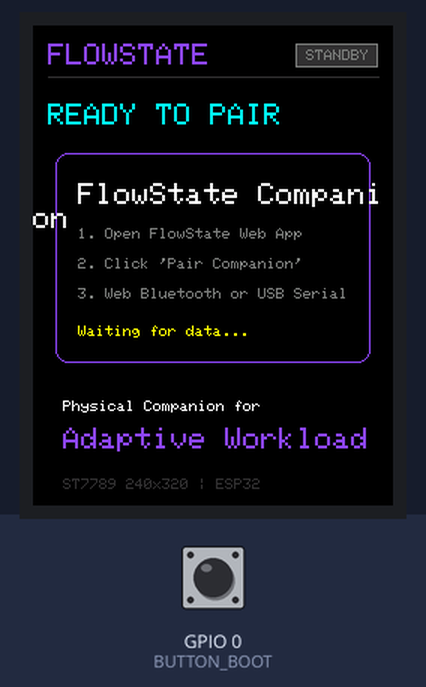
Bench run of a sketch on a simulated ESP32-S3. Shown: 240×320 colour display. The inputs (shaded band) are chosen by the test bench; at power-on: GPIO 0 (BUTTON_BOOT) HIGH. Nothing arrives over Bluetooth unless stated; a phone connects over Bluetooth LE 3 s after start; what the sketch prints to the serial monitor is not drawn.

Above: at 0.8 s.
At 4.3 s:
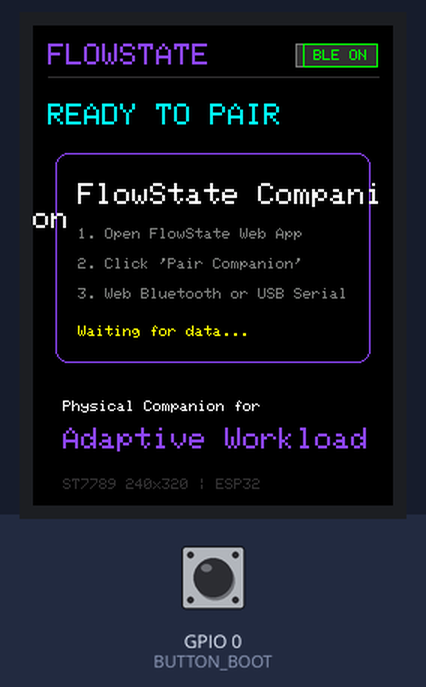
4.4 s: GPIO 0 (BUTTON_BOOT) pulled LOW for 0.15 s
At 5.1 s:
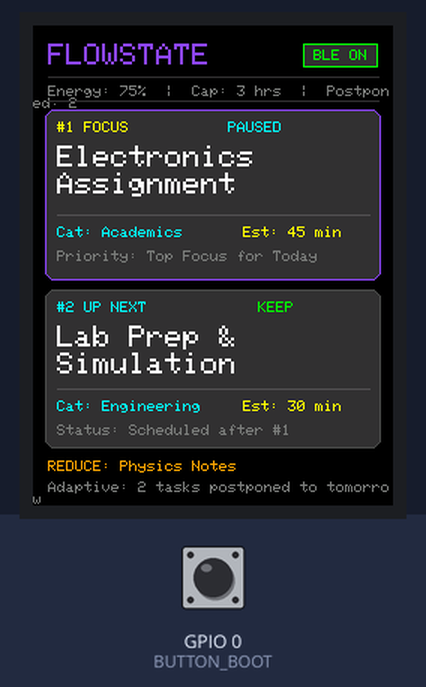
6.0 s: GPIO 0 (BUTTON_BOOT) pulled LOW for 1 s
At 6.9 s:
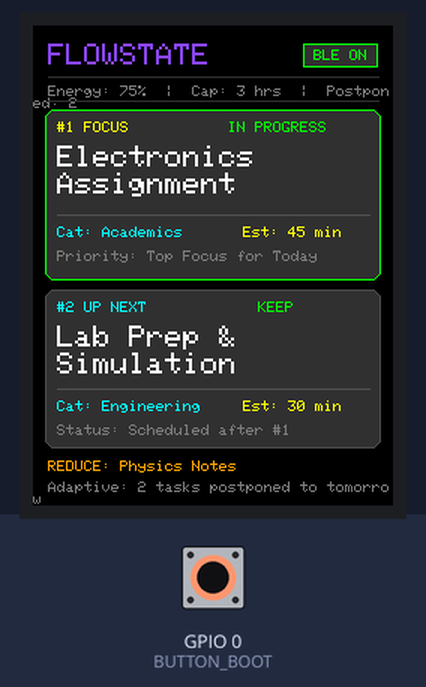
8.5 s: GPIO 0 (BUTTON_BOOT) pulled LOW for 3.2 s
At 9.7 s:
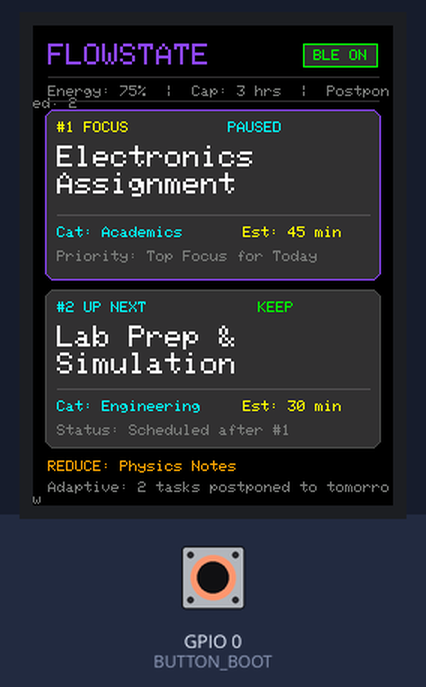
Timing chart, 0 to 11.5 s (numbered marks = the images above; inputs shaded):
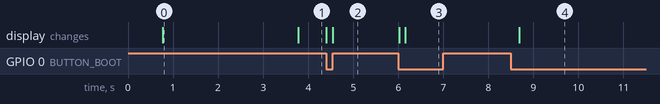

The sketch:

FlowState_H1.ino
```cpp
/**
 * FlowState Physical Companion Firmware
 *
 * Hardware Target:
 * - MCU: ESP32-WROOM-32 (Standard ESP32 DevKit)
 * - Display: GMT028-05 V1.1 (2.8" 240x320 TFT, ST7789, Portrait)
 * - Communication: Web Bluetooth (BLE GATT Server) + USB Serial (115200)
 *
 * Wiring (LOCKED):
 *   GND       -> GND
 *   VCC       -> 3.3V
 *   SCK       -> GPIO 18
 *   SDA/MOSI  -> GPIO 23
 *   RST       -> GPIO 22
 *   DC        -> GPIO 21
 *   CS        -> GPIO 5
 *   MISO      -> NOT CONNECTED
 *   BOOT BTN  -> GPIO 0 (On-board)
 */

#include <Arduino.h>
#include <SPI.h>
#include <Adafruit_GFX.h>
#include <Adafruit_ST7789.h>
#include <ArduinoJson.h>
#include <BLEDevice.h>
#include <BLEServer.h>
#include <BLEUtils.h>
#include <BLE2902.h>

// ==================================================
// 1. HARDWARE PIN DEFINITIONS (LOCKED BASELINE)
// ==================================================
#define TFT_CS    5
#define TFT_DC    21
#define TFT_RST   22
#define TFT_SCLK  18
#define TFT_MOSI  23

#define BUTTON_BOOT 0

// ==================================================
// 2. COLOR DEFINITIONS (16-bit Hex)
// ==================================================
#define COLOR_BLACK    0x0000
#define COLOR_WHITE    0xFFFF
#define COLOR_GREEN    0x07E0
#define COLOR_YELLOW   0xFFE0
#define COLOR_CYAN     0x07FF
#define COLOR_GREY     0x7BEF
#define COLOR_DARKGREY 0x3186
#define COLOR_PURPLE   0x8A3E  // FlowState Primary Violet
#define COLOR_ORANGE   0xFD20

// ==================================================
// 3. BLE GATT UUIDs
// ==================================================
#define SERVICE_UUID           "19b10000-e8f2-537e-4f6c-d104768a1214"
#define CHARACTERISTIC_RX_UUID "19b10001-e8f2-537e-4f6c-d104768a1214" // Web -> ESP32
#define CHARACTERISTIC_TX_UUID "19b10002-e8f2-537e-4f6c-d104768a1214" // ESP32 -> Web

// ==================================================
// 4. DISPLAY & BLE GLOBALS
// ==================================================

// ESP32 Arduino core 3.x removed VSPI/HSPI defines.
// VSPI was SPI bus 3 on classic ESP32 — define it if missing.
#ifndef VSPI
  #define VSPI 3
#endif

SPIClass tftSpi(VSPI);
Adafruit_ST7789 tft = Adafruit_ST7789(&tftSpi, TFT_CS, TFT_DC, TFT_RST);

BLEServer* pServer = nullptr;
BLECharacteristic* pTxCharacteristic = nullptr;
bool deviceConnected = false;
bool oldDeviceConnected = false;

String incomingBuffer = "";
String serialBuffer = "";

struct CompanionState {
  String task1Title = "Electronics Assignment";
  String task1Category = "Academics";
  int task1Mins = 45;
  String task1Status = "IN PROGRESS";

  String task2Title = "Lab Prep & Simulation";
  String task2Category = "Engineering";
  int task2Mins = 30;
  String task2Status = "KEEP";

  int energy = 75;
  int capacityMins = 210;
  String reduceTask = "Physics Notes";
  int moveCount = 2;
  bool hasData = false;
};

CompanionState currentState;
unsigned long lastButtonCheck = 0;
bool lastButtonState = HIGH;

void renderWaitingScreen();
void renderFullState();
void drawWrappedText(String text, int startX, int startY, int maxCharsPerLine, int lineSpacing, uint16_t color, int textSize);

// ==================================================
// 5. BLE CALLBACKS & PAYLOAD PROCESSOR
// ==================================================
class ServerCallbacks : public BLEServerCallbacks {
  void onConnect(BLEServer* pServer) override {
    deviceConnected = true;
    Serial.println("[BLE] Web client connected!");
  }

  void onDisconnect(BLEServer* pServer) override {
    deviceConnected = false;
    Serial.println("[BLE] Web client disconnected.");
  }
};

bool processJsonPayload(String jsonStr) {
  JsonDocument doc;
  DeserializationError err = deserializeJson(doc, jsonStr);

  if (!err) {
    Serial.println("[Payload] Valid FlowState JSON received!");

    // Top Task #1 (Focus / High Priority)
    if (doc["focus"].is<const char*>()) {
      currentState.task1Title = doc["focus"].as<String>();
    }
    if (doc["sub"].is<const char*>()) {
      currentState.task1Category = doc["sub"].as<String>();
    }
    if (doc["mins"].is<int>()) {
      currentState.task1Mins = doc["mins"].as<int>();
    }
    if (doc["status"].is<const char*>()) {
      currentState.task1Status = doc["status"].as<String>();
    }

    // Top Task #2 (Next Most Important / Keep)
    if (doc["keep1"].is<const char*>() && strlen(doc["keep1"].as<const char*>()) > 0) {
      currentState.task2Title = doc["keep1"].as<String>();
    } else if (doc["t2"].is<const char*>()) {
      currentState.task2Title = doc["t2"].as<String>();
    }
    if (doc["keep1_sub"].is<const char*>()) {
      currentState.task2Category = doc["keep1_sub"].as<String>();
    }
    if (doc["keep1_mins"].is<int>()) {
      currentState.task2Mins = doc["keep1_mins"].as<int>();
    }

    // Capacity & Adaptive recommendations
    if (doc["energy"].is<int>()) {
      currentState.energy = doc["energy"].as<int>();
    }
    if (doc["capacity"].is<int>()) {
      currentState.capacityMins = doc["capacity"].as<int>();
    }
    if (doc["reduce"].is<const char*>()) {
      currentState.reduceTask = doc["reduce"].as<String>();
    }
    if (doc["moveCount"].is<int>()) {
      currentState.moveCount = doc["moveCount"].as<int>();
    }

    currentState.hasData = true;
    renderFullState();
    return true;
  } else {
    Serial.print("[JSON Error] ");
    Serial.println(err.c_str());
    return false;
  }
}

class RxCallbacks : public BLECharacteristicCallbacks {
  void onWrite(BLECharacteristic* pCharacteristic) override {
    // ESP32 Arduino 3.x: getValue() returns Arduino String, not std::string
    String rxValue = pCharacteristic->getValue();
    if (rxValue.length() == 0) return;

    incomingBuffer += rxValue;

    int openBrace = incomingBuffer.indexOf('{');
    int closeBrace = incomingBuffer.lastIndexOf('}');

    if (openBrace >= 0 && closeBrace > openBrace) {
      String jsonStr = incomingBuffer.substring(openBrace, closeBrace + 1);
      incomingBuffer = incomingBuffer.substring(closeBrace + 1);

      if (processJsonPayload(jsonStr)) {
        if (pTxCharacteristic) {
          String ack = "{\"status\":\"ok\",\"received\":true}";
          pTxCharacteristic->setValue(ack.c_str());
          pTxCharacteristic->notify();
        }
      }
    }
  }
};

// ==================================================
// 6. UI RENDERING (240x320 PORTRAIT)
// ==================================================
void drawHeader() {
  tft.setTextColor(COLOR_PURPLE);
  tft.setTextSize(2);
  tft.setCursor(10, 12);
  tft.print("FLOWSTATE");

  tft.setTextSize(1);
  if (deviceConnected) {
    tft.fillRect(180, 12, 50, 16, COLOR_DARKGREY);
    tft.drawRect(180, 12, 50, 16, COLOR_GREEN);
    tft.setTextColor(COLOR_GREEN);
    tft.setCursor(187, 16);
    tft.print("BLE ON");
  } else {
    tft.fillRect(175, 12, 55, 16, COLOR_DARKGREY);
    tft.drawRect(175, 12, 55, 16, COLOR_GREY);
    tft.setTextColor(COLOR_GREY);
    tft.setCursor(182, 16);
    tft.print("STANDBY");
  }

  tft.drawLine(10, 34, 230, 34, COLOR_DARKGREY);
}

void renderWaitingScreen() {
  tft.fillScreen(COLOR_BLACK);
  drawHeader();

  tft.setTextColor(COLOR_CYAN);
  tft.setTextSize(2);
  tft.setCursor(10, 52);
  tft.print("READY TO PAIR");

  tft.drawRoundRect(15, 85, 210, 140, 8, COLOR_PURPLE);
  tft.fillRoundRect(16, 86, 208, 138, 7, COLOR_BLACK);

  tft.setTextColor(COLOR_WHITE);
  tft.setTextSize(2);
  tft.setCursor(30, 105);
  tft.print("FlowState Companion");

  tft.setTextColor(COLOR_GREY);
  tft.setTextSize(1);
  tft.setCursor(30, 135);
  tft.print("1. Open FlowState Web App");
  tft.setCursor(30, 155);
  tft.print("2. Click 'Pair Companion'");
  tft.setCursor(30, 175);
  tft.print("3. Web Bluetooth or USB Serial");

  tft.setTextColor(COLOR_YELLOW);
  tft.setTextSize(1);
  tft.setCursor(30, 200);
  tft.print("Waiting for data...");

  tft.setTextColor(COLOR_WHITE);
  tft.setTextSize(1);
  tft.setCursor(20, 250);
  tft.print("Physical Companion for");
  tft.setTextColor(COLOR_PURPLE);
  tft.setTextSize(2);
  tft.setCursor(20, 268);
  tft.print("Adaptive Workload");

  tft.setTextColor(COLOR_DARKGREY);
  tft.setTextSize(1);
  tft.setCursor(20, 302);
  tft.print("ST7789 240x320 | ESP32");
}

void drawWrappedText(String text, int startX, int startY, int maxCharsPerLine, int lineSpacing, uint16_t color, int textSize) {
  tft.setTextColor(color);
  tft.setTextSize(textSize);
  if (text.length() <= maxCharsPerLine) {
    tft.setCursor(startX, startY);
    tft.print(text);
  } else {
    int splitIdx = text.lastIndexOf(' ', maxCharsPerLine);
    if (splitIdx == -1 || splitIdx < 4) splitIdx = maxCharsPerLine;
    String l1 = text.substring(0, splitIdx);
    String l2 = text.substring(splitIdx + 1);
    tft.setCursor(startX, startY);
    tft.print(l1);
    tft.setCursor(startX, startY + lineSpacing);
    if (l2.length() > maxCharsPerLine) {
      tft.print(l2.substring(0, maxCharsPerLine - 2) + "..");
    } else {
      tft.print(l2);
    }
  }
}

void renderFullState() {
  tft.fillScreen(COLOR_BLACK);
  drawHeader();

  // Top stats bar
  tft.setTextColor(COLOR_GREY);
  tft.setTextSize(1);
  tft.setCursor(10, 40);
  tft.printf("Energy: %d%%  |  Cap: %d hrs  |  Postponed: %d", currentState.energy, currentState.capacityMins / 60, currentState.moveCount);
  tft.drawLine(10, 50, 230, 50, COLOR_DARKGREY);

  // ==========================================
  // CARD 1: TOP PRIORITY TASK (#1 FOCUS)
  // ==========================================
  uint16_t card1Border = (currentState.task1Status == "IN PROGRESS") ? COLOR_GREEN : COLOR_PURPLE;
  tft.fillRoundRect(8, 56, 224, 114, 6, COLOR_DARKGREY);
  tft.drawRoundRect(8, 56, 224, 114, 6, card1Border);

  // Card 1 Header Strip
  tft.setTextColor(COLOR_YELLOW);
  tft.setTextSize(1);
  tft.setCursor(16, 64);
  tft.print("#1 FOCUS");

  uint16_t badgeColor = (currentState.task1Status == "IN PROGRESS") ? COLOR_GREEN :
                        (currentState.task1Status == "REDUCE") ? COLOR_ORANGE : COLOR_CYAN;
  tft.setTextColor(badgeColor);
  tft.setCursor(130, 64);
  tft.print(currentState.task1Status.substring(0, 14));

  // Card 1 Title (Size 2, wraps up to 2 lines)
  drawWrappedText(currentState.task1Title, 16, 80, 16, 18, COLOR_WHITE, 2);

  // Card 1 Meta
  tft.drawLine(16, 126, 224, 126, 0x528A);
  tft.setTextColor(COLOR_CYAN);
  tft.setTextSize(1);
  tft.setCursor(16, 134);
  tft.printf("Cat: %s", currentState.task1Category.substring(0, 14).c_str());

  tft.setTextColor(COLOR_YELLOW);
  tft.setCursor(140, 134);
  tft.printf("Est: %d min", currentState.task1Mins);

  tft.setTextColor(COLOR_GREY);
  tft.setCursor(16, 150);
  tft.print("Priority: Top Focus for Today");

  // ==========================================
  // CARD 2: NEXT MOST IMPORTANT TASK (#2 UP NEXT)
  // ==========================================
  tft.fillRoundRect(8, 176, 224, 106, 6, COLOR_DARKGREY);
  tft.drawRoundRect(8, 176, 224, 106, 6, 0x4A69);

  // Card 2 Header Strip
  tft.setTextColor(COLOR_CYAN);
  tft.setTextSize(1);
  tft.setCursor(16, 184);
  tft.print("#2 UP NEXT");

  tft.setTextColor(COLOR_GREEN);
  tft.setCursor(150, 184);
  tft.print("KEEP");

  // Card 2 Title (Size 2, wraps up to 2 lines)
  drawWrappedText(currentState.task2Title, 16, 200, 16, 18, COLOR_WHITE, 2);

  // Card 2 Meta
  tft.drawLine(16, 242, 224, 242, 0x528A);
  tft.setTextColor(COLOR_CYAN);
  tft.setTextSize(1);
  tft.setCursor(16, 250);
  tft.printf("Cat: %s", currentState.task2Category.substring(0, 14).c_str());

  tft.setTextColor(COLOR_YELLOW);
  tft.setCursor(140, 250);
  tft.printf("Est: %d min", currentState.task2Mins);

  tft.setTextColor(COLOR_GREY);
  tft.setCursor(16, 266);
  tft.print("Status: Scheduled after #1");

  // ==========================================
  // FOOTER ADAPTIVE SUMMARY
  // ==========================================
  if (currentState.reduceTask.length() > 0 && currentState.reduceTask != "None") {
    tft.setTextColor(COLOR_ORANGE);
    tft.setTextSize(1);
    tft.setCursor(10, 290);
    tft.printf("REDUCE: %s", currentState.reduceTask.substring(0, 20).c_str());

    tft.setTextColor(COLOR_GREY);
    tft.setCursor(10, 304);
    tft.printf("Adaptive: %d tasks postponed to tomorrow", currentState.moveCount);
  } else {
    tft.setTextColor(COLOR_GREY);
    tft.setTextSize(1);
    tft.setCursor(10, 298);
    tft.printf("Adaptive Plan: %d tasks moved to tomorrow", currentState.moveCount);
  }
}

// ==================================================
// 7. SETUP & MAIN LOOP
// ==================================================
void setup() {
  Serial.begin(115200);
  delay(500);
  Serial.println("\n[FlowState] Initializing Companion Firmware...");

  pinMode(BUTTON_BOOT, INPUT_PULLUP);

  tftSpi.begin(
    TFT_SCLK,
    -1, // MISO unused
    TFT_MOSI,
    TFT_CS
  );

  tft.init(240, 320);
  tft.setRotation(0);

  renderWaitingScreen();

  BLEDevice::init("FlowState-Display");
  pServer = BLEDevice::createServer();
  pServer->setCallbacks(new ServerCallbacks());

  BLEService* pService = pServer->createService(SERVICE_UUID);

  BLECharacteristic* pRxCharacteristic = pService->createCharacteristic(
    CHARACTERISTIC_RX_UUID,
    BLECharacteristic::PROPERTY_WRITE | BLECharacteristic::PROPERTY_WRITE_NR
  );
  pRxCharacteristic->setCallbacks(new RxCallbacks());

  pTxCharacteristic = pService->createCharacteristic(
    CHARACTERISTIC_TX_UUID,
    BLECharacteristic::PROPERTY_NOTIFY | BLECharacteristic::PROPERTY_READ
  );
  pTxCharacteristic->addDescriptor(new BLE2902());

  pService->start();

  BLEAdvertising* pAdvertising = BLEDevice::getAdvertising();
  pAdvertising->addServiceUUID(SERVICE_UUID);
  pAdvertising->setScanResponse(true);
  pAdvertising->setMinPreferred(0x06);
  pAdvertising->setMinPreferred(0x12);
  BLEDevice::startAdvertising();

  Serial.println("[FlowState] BLE Advertising as 'FlowState-Display'");
}

void loop() {
  unsigned long now = millis();

  if (!deviceConnected && oldDeviceConnected) {
    delay(500);
    pServer->startAdvertising();
    Serial.println("[BLE] Restarted advertising");
    oldDeviceConnected = deviceConnected;
    if (!currentState.hasData) {
      renderWaitingScreen();
    } else {
      drawHeader();
    }
  }

  if (deviceConnected && !oldDeviceConnected) {
    oldDeviceConnected = deviceConnected;
    // Don't set hasData=true here; wait for actual JSON payload to arrive
    // Just update the header to show BLE is connected
    drawHeader();
  }

  // 3. Physical BOOT Button: Toggles Task 1 Focus / In Progress status
  if (now - lastButtonCheck >= 50) {
    lastButtonCheck = now;
    bool btnState = digitalRead(BUTTON_BOOT);
    if (btnState == LOW && lastButtonState == HIGH) {
      Serial.println("[Hardware] BOOT Button Pressed!");
      currentState.task1Status = (currentState.task1Status == "IN PROGRESS") ? "PAUSED" : "IN PROGRESS";
      renderFullState();

      if (pTxCharacteristic && deviceConnected) {
        String msg = (currentState.task1Status == "IN PROGRESS") ? "{\"event\":\"resume\"}" : "{\"event\":\"pause\"}";
        pTxCharacteristic->setValue(msg.c_str());
        pTxCharacteristic->notify();
      }
    }
    lastButtonState = btnState;
  }

  // 4. USB Serial JSON Input (Plugged-in companion)
  while (Serial.available()) {
    char c = (char)Serial.read();
    serialBuffer += c;

    // Guard against unbounded buffer growth (max 1KB)
    if (serialBuffer.length() > 1024) {
      Serial.println("[Serial] Buffer overflow, clearing.");
      serialBuffer = "";
    }

    if (c == '\n' || c == '}') {
      int openBrace = serialBuffer.indexOf('{');
      int closeBrace = serialBuffer.lastIndexOf('}');
      if (openBrace >= 0 && closeBrace > openBrace) {
        String jsonStr = serialBuffer.substring(openBrace, closeBrace + 1);
        serialBuffer = serialBuffer.substring(closeBrace + 1);
        Serial.print("[Serial] Received JSON: ");
        Serial.println(jsonStr);
        if (processJsonPayload(jsonStr)) {
          Serial.println("{\"status\":\"ok\",\"source\":\"serial\"}");
        }
      }
    }
  }

  delay(20);
}
```

Measured:
- after the input at 4.4 s, the display: first changes at once (image 2 shows a later state)
- after the input at 6.0 s, the display: first changes at once (image 3 shows a later state)
- after the input at 8.5 s, the display: changes after 0.18 s (image 4)
- what the display in image 0 shows lasts 3.0 s, from 0.8 s to 3.8 s
